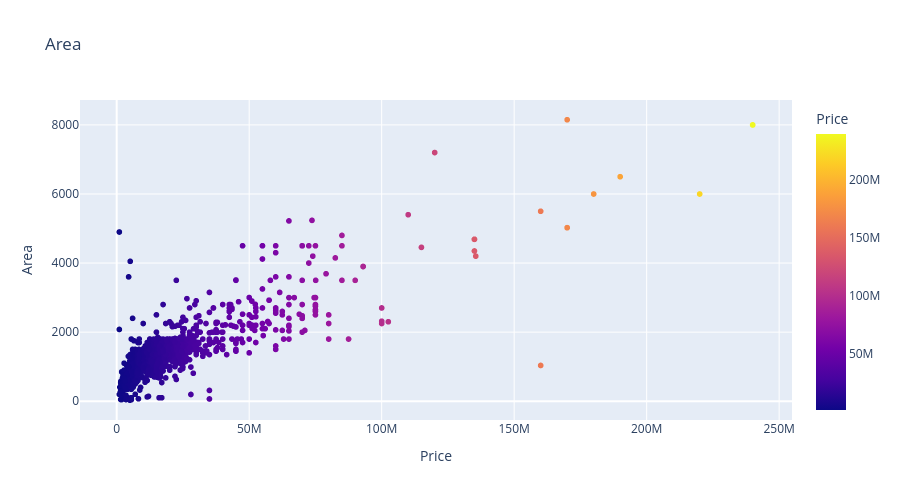

Notebook code cell kept with this figure:
### Code cell
# plotly

px.scatter(df,x='Price',y='Area',
           hover_data=['Area','Location','Price'],height=500,color='Price',title='Area')

### Figure 1 — Plotly figure (JSON) as saved in the notebook; plotly's stock layout.template omitted (floating-point values rounded to 4 significant figures; data arrays with more than 128 entries replaced by an {"elided": "..."} marker saying what was removed)
{"data": [{"customdata": {"elided": "1212x1 str values"}, "hovertemplate": "Price=%{marker.color}<br>Area=%{y}<br>Location=%{customdata[0]}<extra></extra>", "legendgroup": "", "marker": {"color": {"elided": "1212 int values"}, "coloraxis": "coloraxis", "symbol": "circle"}, "mode": "markers", "name": "", "showlegend": false, "type": "scattergl", "x": {"elided": "1212 int values"}, "xaxis": "x", "y": {"elided": "1212 float values"}, "yaxis": "y"}], "layout": {"coloraxis": {"colorbar": {"title": {"text": "Price"}}, "colorscale": [[0, "#0d0887"], [0.1111, "#46039f"], [0.2222, "#7201a8"], [0.3333, "#9c179e"], [0.4444, "#bd3786"], [0.5556, "#d8576b"], [0.6667, "#ed7953"], [0.7778, "#fb9f3a"], [0.8889, "#fdca26"], [1, "#f0f921"]]}, "height": 500, "legend": {"tracegroupgap": 0}, "title": {"text": "Area"}, "xaxis": {"anchor": "y", "domain": [0, 1], "title": {"text": "Price"}}, "yaxis": {"anchor": "x", "domain": [0, 1], "title": {"text": "Area"}}}}
